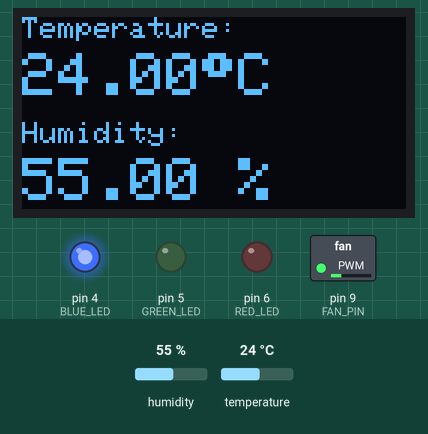
A sketch run on a simulated Arduino Uno, built with avr-gcc and run on an emulated ATmega328P. On the bench: 128×64 one-colour display, switched loads named in the sketch (green lamp = pin HIGH), output pins drawn as LEDs (lit = HIGH). Inputs (shaded band) come from the test bench; at power-on: temperature 24 °C, humidity 55 %.

Above: at 2.9 s.
3.0 s: temperature set to 26 °C
At 4.7 s:
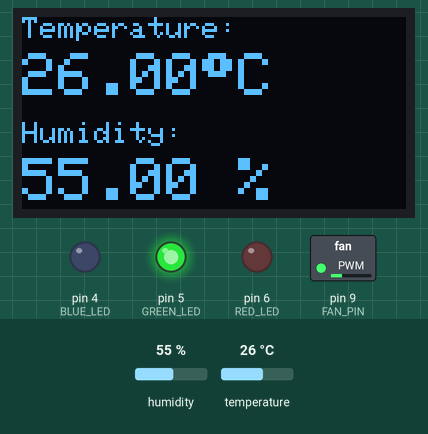
5.8 s: temperature set to 29 °C
At 7.1 s:
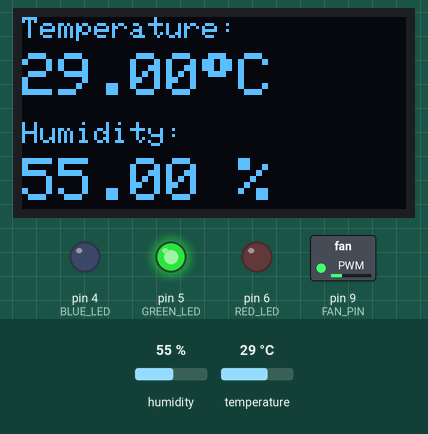
8.6 s: temperature set to 32 °C
At 11.5 s:
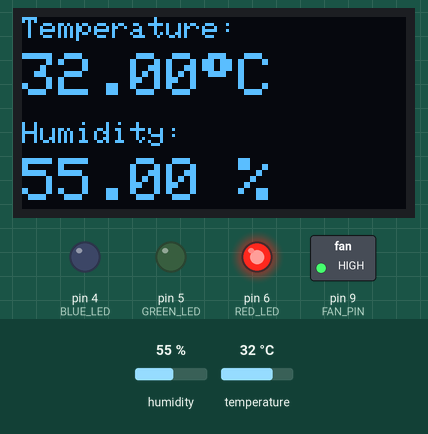
11.8 s: humidity set to 22 %
At 12.8 s:
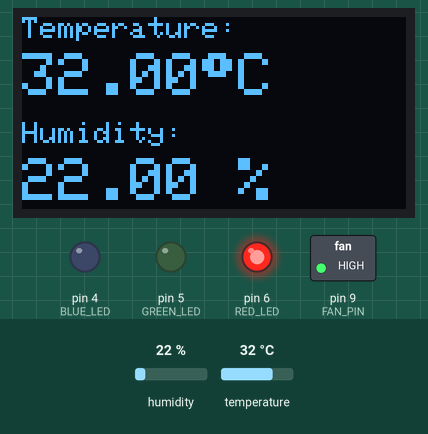
Timing chart, 0 to 14.8 s (numbered marks = the images above; inputs shaded):
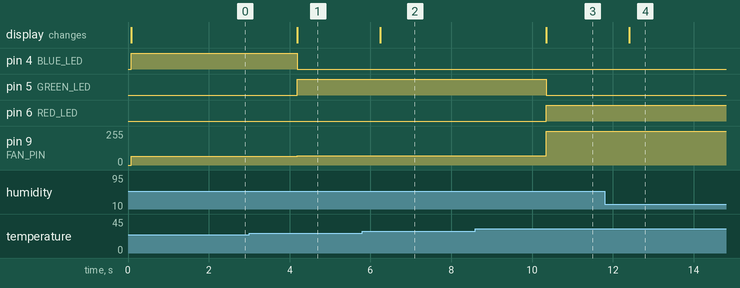

Measured:
- the behaviour switches between 24 and 25 °C on temperature (found by bisection; images 0 and 1)
- the behaviour switches between 30 and 31 °C on temperature (found by bisection; images 2 and 3)
- after the input at 3.0 s, pin 4 (BLUE_LED): HIGH → LOW after 1.2 s; pin 5 (GREEN_LED): LOW → HIGH after 1.2 s; pin 9 (FAN_PIN): 64/255 → 70/255 after 1.2 s; the display: changes after 1.2 s (image 1)
- after the input at 5.8 s, the display: changes after 0.45 s (image 2)
- after the input at 8.6 s, pin 5 (GREEN_LED): HIGH → LOW after 1.8 s; pin 6 (RED_LED): LOW → HIGH after 1.8 s; pin 9 (FAN_PIN): 70/255 → 255/255 after 1.8 s; the display: changes after 1.8 s (image 3)
- after the input at 11.8 s, the display: changes after 0.61 s (image 4)

The sketch:

code.ino
```cpp
/*
 * This Arduino Sketch controls a fan's speed based on temperature readings
 * from a DHT11 sensor. The fan speed is varied using a MOSFET controlled
 * by the Arduino. The fan speed increases when the temperature is above
 * 35°C, runs at normal speed between 25°C and 35°C, and decreases when
 * the temperature is below 25°C. The temperature is also displayed on an
 * OLED screen.
 */

#include <DHT.h>
#include <Wire.h>
#include <Adafruit_GFX.h>
#include <Adafruit_SSD1306.h>

#define DHTPIN 2
#define DHTTYPE DHT11
#define FAN_PIN 9
#define SCREEN_WIDTH 128
#define SCREEN_HEIGHT 64
#define BLUE_LED 4
#define GREEN_LED 5
#define RED_LED 6


DHT dht(DHTPIN, DHTTYPE);
Adafruit_SSD1306 screen(SCREEN_WIDTH, SCREEN_HEIGHT, &Wire, -1);

void setup() {
  pinMode(BLUE_LED, OUTPUT);
  pinMode(GREEN_LED, OUTPUT);
  pinMode(RED_LED, OUTPUT);
  pinMode(FAN_PIN, OUTPUT);
  dht.begin();
  if(!screen.begin(SSD1306_SWITCHCAPVCC, 0x3C)) {
    for(;;);
  }
  screen.clearDisplay();
  screen.setTextSize(1);
  screen.setTextColor(SSD1306_WHITE);
}

void loop() {
  float temp = dht.readTemperature();
  float hum = dht.readHumidity();


  screen.clearDisplay();
  screen.setTextSize(1);
  screen.setTextColor(WHITE);
  screen.setCursor(0, 0);
  screen.print("Temperature: ");

  screen.setCursor(0, 35);
  screen.print("Humidity: ");

  if((isnan(hum) || isnan(temp))){

   screen.clearDisplay();
    screen.setCursor(0, 0);
    screen.setTextSize(2);

    screen.print("Failed to read from DHT sensor!");
    screen.display();
    return;
  }

    screen.setCursor(0, 12);
  screen.setTextSize(2);
  screen.print(temp);
  screen.print((char)247);
  screen.print("C");

  screen.setCursor(0, 47);
  screen.print(hum);
  screen.print(" %");
  screen.display();

  if (temp > 30) {
    analogWrite(FAN_PIN, 255);

    digitalWrite(RED_LED, HIGH);
    digitalWrite(BLUE_LED, LOW);
    digitalWrite(GREEN_LED, LOW);

  } else if (temp >= 25) {
    analogWrite(FAN_PIN, 70);

    digitalWrite(RED_LED, LOW);
    digitalWrite(BLUE_LED, LOW);
    digitalWrite(GREEN_LED, HIGH);

  } else {
    analogWrite(FAN_PIN, 64);

    digitalWrite(RED_LED, LOW);
    digitalWrite(BLUE_LED, HIGH);
    digitalWrite(GREEN_LED, LOW);

  }
  delay(2000);
}
```
